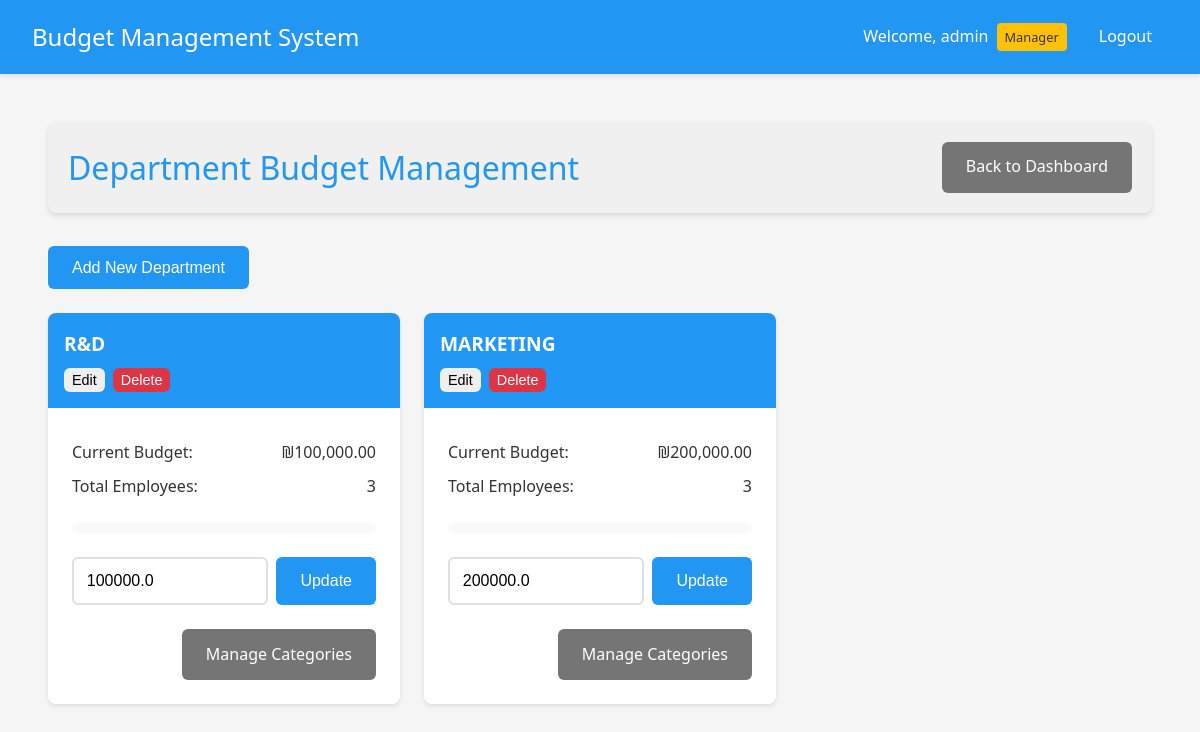
Before: /manager/departments (signed in) with the older database file.
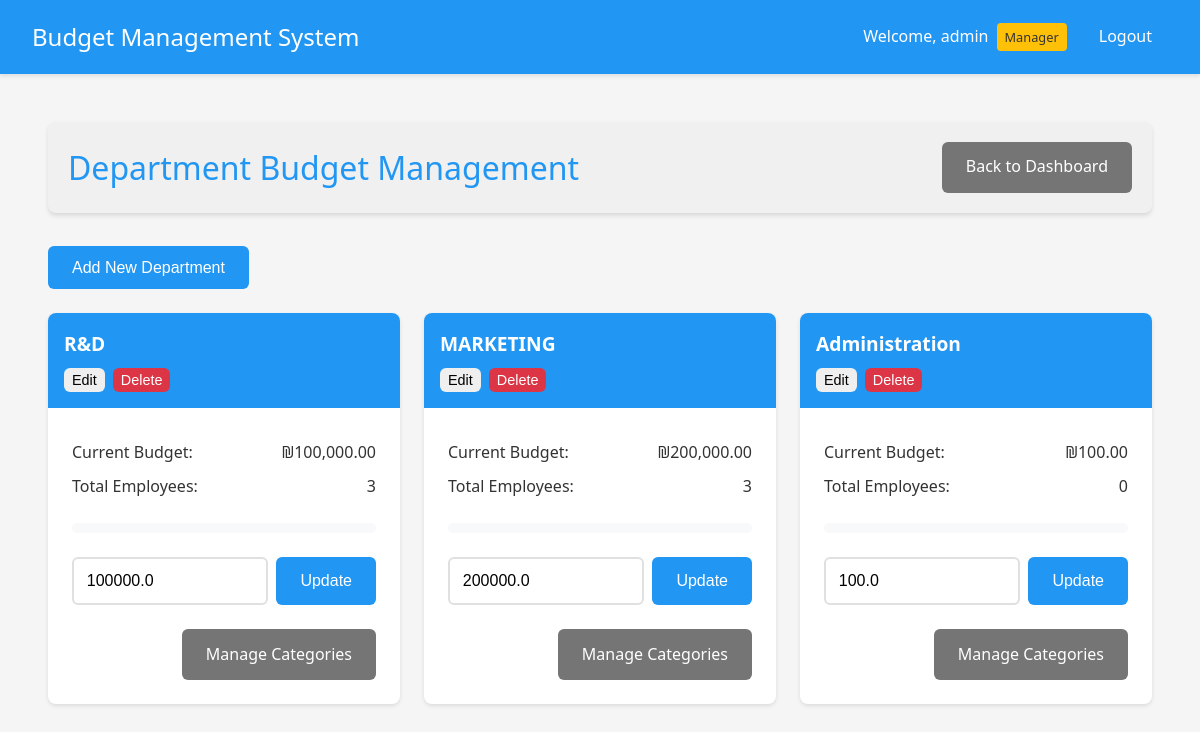
After: the same page with the newer database file.
### app.py (models this page shows)
class Department(db.Model):
    __tablename__ = 'department'
    id = db.Column(db.Integer, primary_key=True)
    name = db.Column(db.String(100), nullable=False)
    budget = db.Column(db.Float, default=0.0)
    users = db.relationship('User', backref='department', lazy=True)
    categories = db.relationship('Category', backref='department', lazy=True)

### app.py (the view)
@app.route('/manager/departments')
@login_required
def manage_departments():
    if not current_user.is_manager:
        flash('Access denied. Manager privileges required.', 'danger')
        return redirect(url_for('index'))
    if current_user.username == 'admin':
        departments = Department.query.all()
    else:
        departments = Department.query.filter_by(id=current_user.department_id).all()
    return render_template('manage_departments.html', departments=departments)

### app.py (called while the page is built)
@login_manager.user_loader
def load_user(user_id):
    return User.query.get(int(user_id))

@app.template_filter('min_value')
def min_value(value, limit):
    return min(value, limit)

@app.template_filter('format_currency')
def format_currency(value):
    return f"₪{value:,.2f}"

### templates/manage_departments.html (shortened to what this page needs)
{% extends "base.html" %}
{% block content %}
<div class="container">
    <header class="dashboard-header">
        <h1>Department Budget Management</h1>
        <div class="header-actions">
            <a href="{{ url_for('manager_dashboard') }}" class="button secondary">Back to Dashboard</a>
        </div>
    </header>
    {% if current_user.username == 'admin' %}
    <div class="admin-controls">
        <button onclick="showAddDepartmentModal()" class="button primary">Add New Department</button>
    </div>
    {% endif %}
    <div class="budget-grid">
        {% for department in departments %}
        <div class="budget-card">
            <div class="budget-header">
                <h3>{{ department.name }}</h3>
                {% if current_user.username == 'admin' %}
                <div class="department-actions">
                    <button onclick="showEditDepartmentModal({{ department.id }}, '{{ department.name }}', {{ department.budget }})" class="button small">Edit</button>
                    <button onclick="deleteDepartment({{ department.id }})" class="button small danger">Delete</button>
                </div>
                {% endif %}
            </div>
            <div class="budget-body">
                <div class="budget-info">
                    <p><strong>Current Budget:</strong> {{ department.budget|format_currency }}</p>
                    <p><strong>Total Employees:</strong> {{ department.users|length }}</p>
                </div>
                <div class="budget-progress">
                    {% set total_expenses = namespace(value=0) %}
                    {% for user in department.users %}
                        {% for expense in user.expenses %}
                            {% if expense.status == 'approved' %}
                                {% set total_expenses.value = total_expenses.value + expense.amount %}
                            {% endif %}
                        {% endfor %}
                    {% endfor %}
                    {% set usage_percent = (total_expenses.value / department.budget * 100) if department.budget > 0 else 0 %}
                    <div class="progress-bar">
                    </div>
                </div>
                <div class="budget-form">
                    <div class="budget-input">
                        <input type="number" step="0.01" min="0" value="{{ department.budget }}" id="budget-{{ department.id }}" class="form-control">
                        <button onclick="updateBudget({{ department.id }})" class="button primary">Update</button>
                    </div>
                </div>
                <div class="budget-actions">
                    <a href="{{ url_for('manage_categories', dept_id=department.id) }}" class="button secondary">Manage Categories</a>
                </div>
            </div>
        </div>
        {% endfor %}
    </div>
</div>
{% endblock %}

Changed rows visible on the page:
added Department: name "Administration", budget "₪100.00", users|length "0", budget "100.0"
